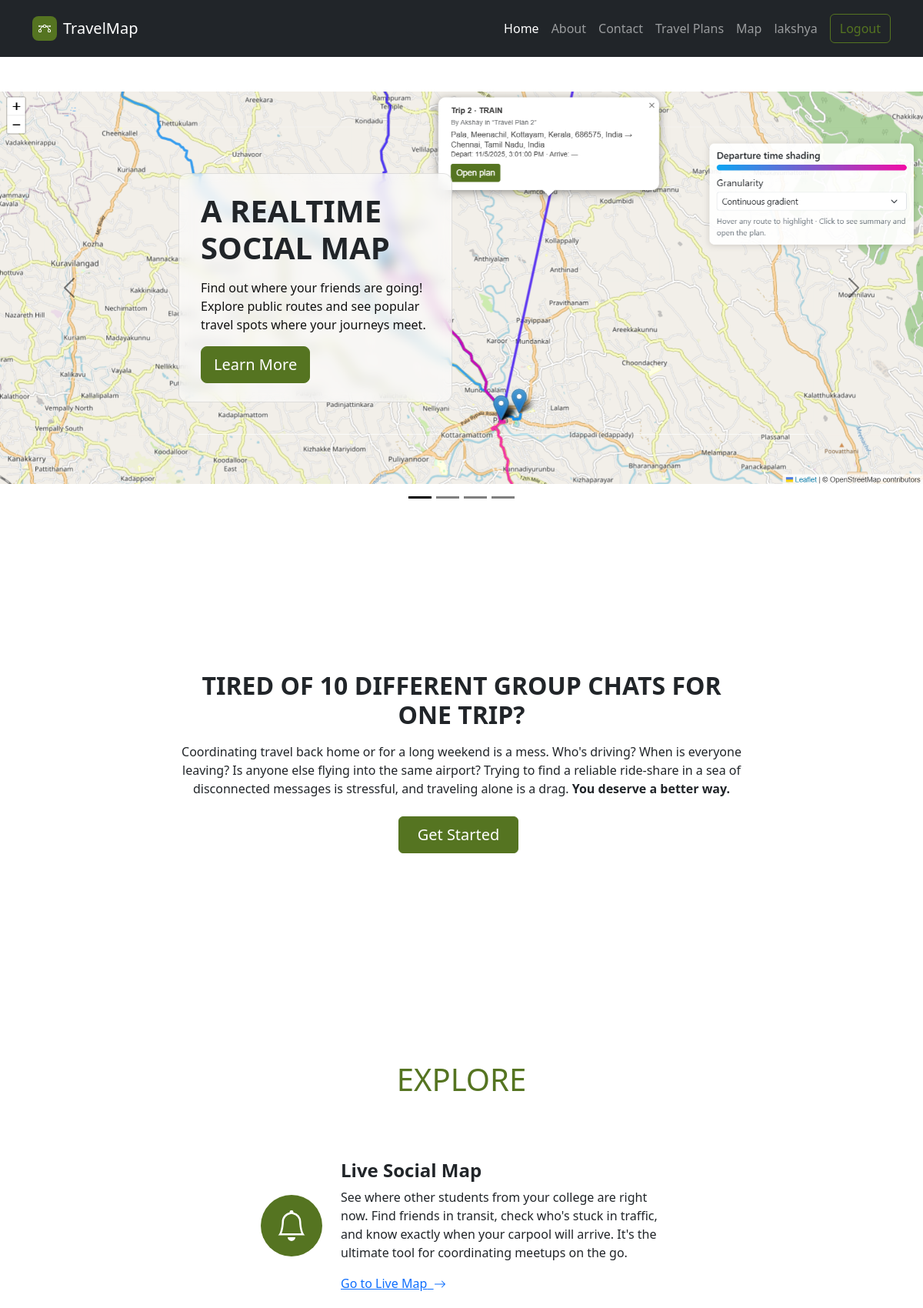
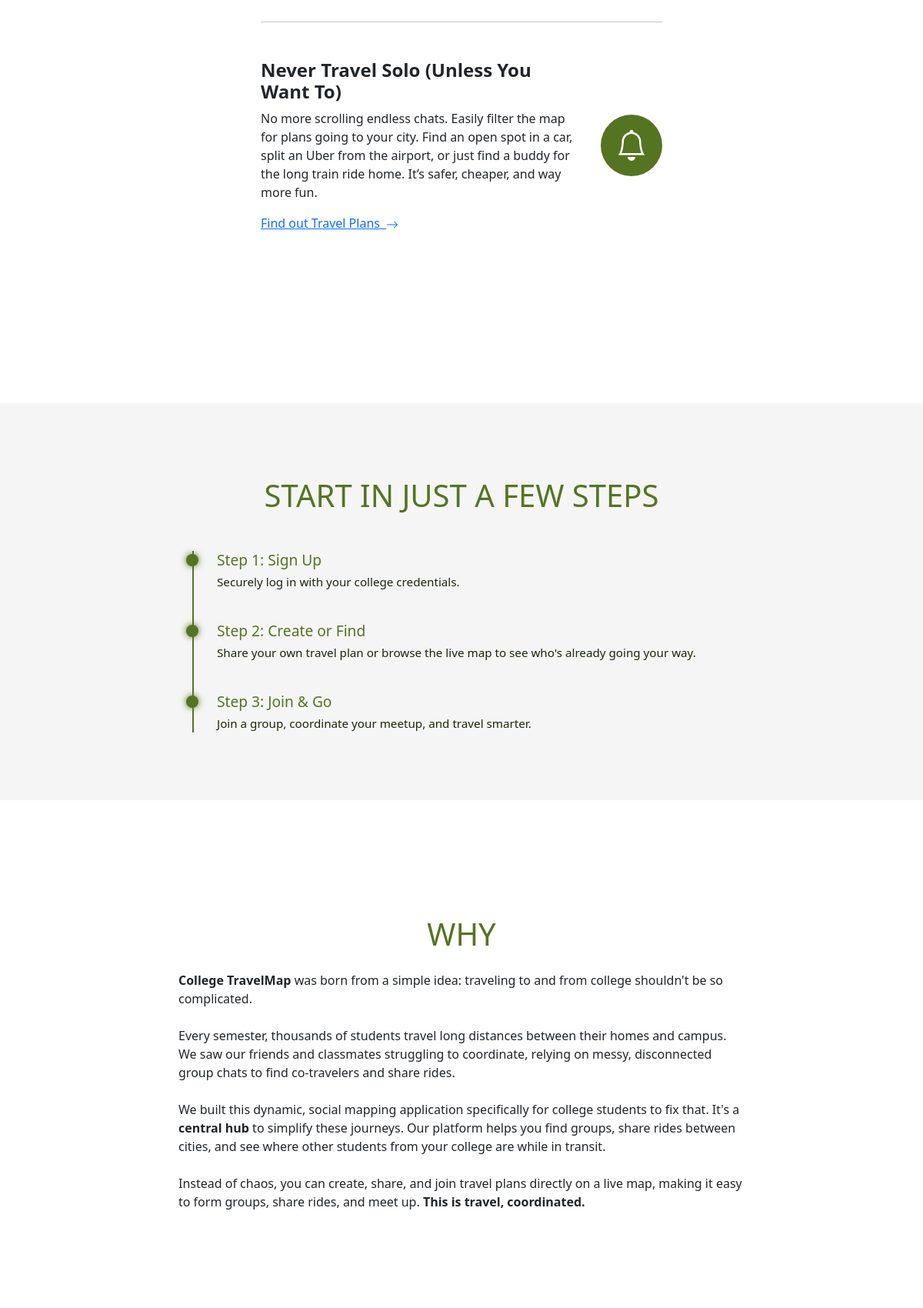
The app's page / (signed in, upper part) with its own data (2 pictures, top to bottom).
### UI/models.py (models this page shows, shortened)
class carousel(models.Model):
    image = models.ImageField(
        upload_to='SiteSettings/carousel',
        validators=[
            FileExtensionValidator(allowed_extensions=['jpg', 'jpeg', 'png'])
        ],
        null=True,
        blank=True
    )
    title = models.CharField(max_length=100,blank=True,null=True)
    description = models.TextField(blank=True,null=True)
    href = models.CharField(max_length=250,blank=True,null=True)

class features(models.Model):
    logo = models.ImageField(
        upload_to='SiteSettings/features',
        validators=[
            FileExtensionValidator(allowed_extensions=['jpg', 'jpeg', 'png'])
        ],
        null=True,
        blank=True
    )
    title = models.CharField(max_length=100,blank=True,null=True)
    description = models.TextField(blank=True,null=True)
    href_label = models.CharField(max_length=250,blank=True,null=True)
    href = models.CharField(max_length=250,blank=True,null=True)

class step(models.Model):
    title = models.CharField(max_length=100,blank=True,null=True)
    description = models.TextField(blank=True,null=True)
    order = models.PositiveIntegerField(blank=True,null=True,help_text="Used to order steps in the timeline")
    class Meta:
        ordering = ['order']

### UI/views.py (the view)
# urls.py: path("",views.index,name="index"),
def index(request):
    return render(request, 'UI/index.html')

### UI/context_processors.py (called while the page is built)
def site_settings(request):
    index_carousel = carousel.objects.all()
    index_features = features.objects.all()
    index_steps = step.objects.all()
    for item in list(index_carousel) + list(index_features):
        if hasattr(item, 'href') and item.href:
            try:
                item.href = reverse(item.href)
            except:
                pass
    return {
        'index_carousel': index_carousel,
        'index_features': index_features,
        'index_steps': index_steps,
    }

### templates/UI/index.html (shortened to what this page needs)
{% extends 'partials/layout.html' %}
{% load static %}
{% block content %}
<section id="home">
    <div id="carousel-1" class="carousel slide carousel-dark" data-bs-ride="carousel" style="height: 600px;">
        <div class="carousel-inner h-100">
            {% for obj in index_carousel %}
            <div class="carousel-item {% if forloop.first %}active{% endif %} h-100">
                {% if obj.image %}
                    <img class="object-fit-contain w-100 d-block position-absolute h-100" src="{{ obj.image.url }}" alt="Slide Image" style="z-index: -1;">
                {% else %}
                    <img class="object-fit-cover w-100 d-block position-absolute h-100" src="https://cdn.bootstrapstudio.io/placeholders/1400x800.png" alt="Slide Image" style="z-index: -1;">
                {% endif %}
                <div class="container d-flex h-100 flex-column justify-content-center text-dark">
                    <div class="row">
                        <div class="col-md-6 col-xl-4 offset-md-2">
                            <div class="carousel-blur-panel">
                                <h1 class="text-uppercase fw-bold text-dark">{{ obj.title|safe }}</h1>
                                <p class="my-3">{{ obj.description|safe }}</p><a class="btn btn-primary btn-lg me-2" role="button" href="{{ obj.href|safe }}">Learn More</a>
                            </div>
                        </div>
                    </div>
                </div>
            </div>
            {% endfor %}
        </div>
        <div>
            <button class="carousel-control-prev" type="button" data-bs-target="#carousel-1" data-bs-slide="prev">
                <span class="carousel-control-prev-icon" aria-hidden="true"></span>
            </button>
            <button class="carousel-control-next" type="button" data-bs-target="#carousel-1" data-bs-slide="next">
                <span class="carousel-control-next-icon" aria-hidden="true"></span>
            </button>
        </div>
        <div class="carousel-indicators">
            {% for obj in index_carousel %}
                <button type="button" data-bs-target="#carousel-1" data-bs-slide-to="{{ forloop.counter0 }}" class="{% if forloop.first %}active{% endif %}"></button>
            {% endfor %}
        </div>
    </div>
    <section class="py-4 py-xl-5" style="margin-top: 150px;">
        <div class="container h-100">
            <div class="row h-100">
                <div class="col-md-10 col-xl-8 text-center d-flex d-sm-flex d-md-flex justify-content-center align-items-center justify-content-md-start align-items-md-center justify-content-xl-center mx-auto">
                    <div>
                        <h2 class="text-uppercase fw-bold mb-3">Tired of 10 Different Group Chats for One Trip?</h2>
                        <p class="mb-4">
                            Coordinating travel back home or for a long weekend is a mess. Who&#39;s driving? When is everyone leaving? Is anyone else flying into the same airport? Trying to find a reliable ride-share in a sea of disconnected messages is stressful, and traveling alone is a drag. <strong>You deserve a better way.</strong>
                        </p>
                        <a class="btn btn-primary fs-5 me-2 px-4 py-2" href="{% url 'UI:map' %}">Get Started</a>
                    </div>
                </div>
            </div>
        </div>
    </section>
    <div class="container py-4 py-xl-5" style="margin-top: 150px;">
        <div class="row">
            <div class="col-md-8 col-xl-6 p-4 mx-auto">
                <h1 class="text-center mx-auto text-uppercase" style="color: var(--bs-primary); margin-bottom: 80px;">Explore</h1>
                {% for obj in index_features %}
                    {% if not forloop.counter|divisibleby:2 %}
                        <div class="d-flex align-items-center align-items-md-start align-items-xl-center">
                            {% if obj.logo %}
                                Fix me!
                            {% else %}
                            <div class="bs-icon-xl bs-icon-circle bs-icon-primary d-flex flex-shrink-0 justify-content-center align-items-center me-4 d-inline-block bs-icon">
                            </div>
                            {% endif %}
                            <div>
                                <h4><strong>{{ obj.title }}</strong></h4>
                                <p>
                                    {{ obj.description|safe }}
                                </p>
                                <a href="{{ obj.href|safe }}">
                                    {{ obj.href_label }}&nbsp;
                                    <svg xmlns="http://www.w3.org/2000/svg" width="1em" height="1em" fill="currentColor" viewBox="0 0 16 16" class="bi bi-arrow-right">
                                        <path fill-rule="evenodd" d="M1 8a.5.5 0 0 1 .5-.5h11.793l-3.147-3.146a.5.5 0 0 1 .708-.708l4 4a.5.5 0 0 1 0 .708l-4 4a.5.5 0 0 1-.708-.708L13.293 8.5H1.5A.5.5 0 0 1 1 8"></path>
                                    </svg>
                                </a>
                            </div>
                        </div>
                    {% else %}
                        <div class="d-flex align-items-center align-items-md-start align-items-xl-center">
                            <div class="bs-icon-xl bs-icon-circle bs-icon-primary d-flex flex-shrink-0 justify-content-center align-items-center order-last ms-4 d-inline-block bs-icon">
                            </div>
                            <div>
                                <h4><strong>{{ obj.title }}</strong></h4>
                                <p>
                                    {{ obj.description|safe }}
                                </p>
                                <a href="{{ obj.href|safe }}">
                                    {{ obj.href_label }}&nbsp;
                                    <svg class="bi bi-arrow-right" xmlns="http://www.w3.org/2000/svg" width="1em" height="1em" fill="currentColor" viewBox="0 0 16 16">
                                        <path fill-rule="evenodd" d="M1 8a.5.5 0 0 1 .5-.5h11.793l-3.147-3.146a.5.5 0 0 1 .708-.708l4 4a.5.5 0 0 1 0 .708l-4 4a.5.5 0 0 1-.708-.708L13.293 8.5H1.5A.5.5 0 0 1 1 8"></path>
                                    </svg>
                                </a>
                            </div>
                        </div>
                    {% endif %}
                    {% if not forloop.last %}
                        <hr class="my-5">
                    {% endif %}
                {% endfor %}
            </div>
        </div>
    </div>
    <div class="container-fluid py-5" style="background-color: #f5f5f5; margin-top: 150px;">
        <h1 class="text-primary text-center text-uppercase my-5">Start in Just a Few Steps</h1>
        <div id="timeline">
            {% for obj in index_steps %}
                <div class="timeline-step">
                    <div class="dot"></div>
                    <div class="content">
                        <h3>Step {{ obj.order }}: {{ obj.title }}</h3>
                        <p>{{ obj.description|safe }}</p>
                    </div>
                </div>
            {% endfor %}
        </div>
    </div>
     <div id="about" class="container" style="margin-top: 150px;">
        <div class="row">
            <div class="col col-md-8 mx-auto">
                <h1 class="text-center mb-4 mx-auto text-uppercase" style="color: var(--bs-primary);">Why</h1>
                <p class="mx-auto"><strong>College TravelMap</strong> was born from a simple idea: traveling to and from college shouldn&#39;t be so complicated. <br /><br />Every semester, thousands of students travel long distances between their homes and campus. We saw our friends and classmates struggling to coordinate, relying on messy, disconnected group chats to find co-travelers and share rides.<br /><br />We built this dynamic, social mapping application specifically for college students to fix that. It&#39;s a <strong>central hub </strong>to simplify these journeys. Our platform helps you find groups, share rides between cities, and see where other students from your college are while in transit.<br /><br />Instead of chaos, you can create, share, and join travel plans directly on a live map, making it easy to form groups, share rides, and meet up. <strong>This is travel, coordinated.</strong></p>
            </div>
        </div>
    </div>
</section>
{% endblock %}

### templates/partials/navbar.html (shortened to what this page needs)
{% load static %}
<nav class="navbar navbar-expand-md sticky-top bg-body py-3" data-bs-theme="dark">
    <div class="container">
        <a class="navbar-brand d-flex align-items-center" href="{% url 'UI:index' %}">
            <span class="bs-icon-sm bs-icon-rounded bs-icon-primary d-flex justify-content-center align-items-center me-2 bs-icon">
            </span>
            <span>TravelMap</span>
        </a>
        <div id="navcol-2" class="collapse navbar-collapse">
            <ul class="navbar-nav ms-auto">
                <li class="nav-item"><a class="nav-link" href="{% url 'UI:index' %}#home">Home</a></li>
                <li class="nav-item"><a class="nav-link" href="{% url 'UI:index' %}#about">About</a></li>
                <li class="nav-item"><a class="nav-link" href="{% url 'UI:index' %}#contact">Contact</a></li>
                <li class="nav-item"><a class="nav-link {% if request.resolver_match.url_name == 'travelplans' %}active{% endif %}" href="{% url 'UI:travelplans' %}">Travel Plans</a></li>
                <li class="nav-item"><a class="nav-link {% if request.resolver_match.url_name == 'map' %}active{% endif %}" href="{% url 'UI:map' %}">Map</a></li>
                <li class="nav-item">
                    {% if user.is_authenticated %}
                        <a class="nav-link" href="#">{{ user.username }}</a>
                    {% else %}
                        <a class="nav-link {% if request.resolver_match.url_name == 'login' %}active{% endif %}" href="{% url 'UI:login'%}">Login</a>
                    {% endif %}
                </li>
            </ul>
            {% if user.is_authenticated %}
            <form action="/logout/" method="post">
                <button class="btn btn-outline-primary ms-md-2" type="submit" href="{% url 'UI:logout'%}">Logout</button>
                </form>
            {% else %}
                <a class="btn btn-primary ms-md-2" role="button" href="{% url 'UI:register'%}">Sign Up</a>
            {% endif %}
        </div>
    </div>
</nav>

### static/css/bss-overrides.css (style rules this page uses)
:root, [data-bs-theme=light] { --bs-primary: #557421; --bs-primary-rgb: 85,116,33; --bs-primary-text-emphasis: #222E0D; --bs-primary-bg-subtle: #DDE3D3; --bs-primary-border-subtle: #BBC7A6; }
.btn-primary { --bs-btn-color: #fff; --bs-btn-bg: #557421; --bs-btn-border-color: #557421; --bs-btn-hover-color: #fff; --bs-btn-hover-bg: #48631C; --bs-btn-hover-border-color: #445D1A; --bs-btn-focus-shadow-rgb: 230,234,222; --bs-btn-active-color: #fff; --bs-btn-active-bg: #445D1A; --bs-btn-active-border-color: #405719; --bs-btn-disabled-color: #fff; --bs-btn-disabled-bg: #557421; --bs-btn-disabled-border-color: #557421; }
.btn-outline-primary { --bs-btn-color: #557421; --bs-btn-border-color: #557421; --bs-btn-focus-shadow-rgb: 85,116,33; --bs-btn-hover-color: #fff; --bs-btn-hover-bg: #557421; --bs-btn-hover-border-color: #557421; --bs-btn-active-color: #fff; --bs-btn-active-bg: #557421; --bs-btn-active-border-color: #557421; --bs-btn-disabled-color: #557421; --bs-btn-disabled-bg: transparent; --bs-btn-disabled-border-color: #557421; }

### templates/partials/layout.html (style rules this page uses)
html { scroll-behavior: smooth; scroll-padding-top: 80px; }

### templates/UI/index.html (style rules this page uses)
.carousel-blur-panel { max-width: 420px; background: rgba(255, 255, 255, 0.55); backdrop-filter: blur(8px); -webkit-backdrop-filter: blur(8px); border: 1px solid rgba(0, 0, 0, 0.1); border-radius: 0.75rem; padding: 1.25rem 1.5rem; color: #111; }
@media (min-width: 1200px) { .carousel-blur-panel { padding: 1.5rem 1.75rem; } }
#timeline { position: relative; max-width: 700px; width: 100%; padding-left: 30px; border-left: 2px solid var(--bs-primary); margin: auto; }
.timeline-step { position: relative; margin-bottom: 40px; }
.dot { position: absolute; left: -40px; top: 4px; width: 16px; height: 16px; background: var(--bs-primary); border-radius: 50%; box-shadow: 0 0 8px var(--bs-primary); }
.content h3 { margin: 0 0 6px; font-size: 1.2rem; color: var(--bs-primary); }
.content p { margin: 0; font-size: 0.95rem; color: #1d270b; }

### records on screen
carousel: image (picture), title "A REALTIME SOCIAL MAP", description "Find out where your friends are going! Explore public routes and see popular travel spots where your journeys meet."
features: title "Live Social Map", description "See where other students from your college are right now. Find friends in transit, check who's stuck in traffic, and know exactly when your carpool will arrive. It's the ultimate tool for coordinating meetups on the go.", href_label "Go to Live Map"
features: title "Never Travel Solo (Unless You Want To)", description "No more scrolling endless chats. Easily filter the map for plans going to your city. Find an open spot in a car, split an Uber from the airport, or just find a buddy for the long train ride home. It’s safer, cheaper, and way more fun.", href_label "Find out Travel Plans"
step: order "1", title "Sign Up", description "Securely log in with your college credentials."
step: order "2", title "Create or Find", description "Share your own travel plan or browse the live map to see who's already going your way."
step: order "3", title "Join & Go", description "Join a group, coordinate your meetup, and travel smarter."

### other values on screen
{{ user.username }} "lakshya"
